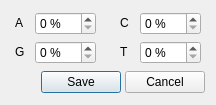
<?xml version="1.0" encoding="UTF-8"?>
<ui version="4.0">
 <class>BaseContentDialog</class>
 <widget class="QDialog" name="BaseContentDialog">
  <property name="geometry">
   <rect>
    <x>0</x>
    <y>0</y>
    <width>216</width>
    <height>105</height>
   </rect>
  </property>
  <property name="sizePolicy">
   <sizepolicy hsizetype="Fixed" vsizetype="Fixed">
    <horstretch>0</horstretch>
    <verstretch>0</verstretch>
   </sizepolicy>
  </property>
  <property name="minimumSize">
   <size>
    <width>216</width>
    <height>105</height>
   </size>
  </property>
  <property name="maximumSize">
   <size>
    <width>216</width>
    <height>105</height>
   </size>
  </property>
  <property name="windowTitle">
   <string>Set Base Content</string>
  </property>
  <layout class="QVBoxLayout" name="verticalLayout">
   <item>
    <layout class="QGridLayout" name="gridLayout">
     <property name="horizontalSpacing">
      <number>20</number>
     </property>
     <item row="0" column="0">
      <layout class="QHBoxLayout" name="horizontalLayout_5">
       <item>
        <widget class="QLabel" name="percentALabel">
         <property name="sizePolicy">
          <sizepolicy hsizetype="Fixed" vsizetype="Fixed">
           <horstretch>0</horstretch>
           <verstretch>0</verstretch>
          </sizepolicy>
         </property>
         <property name="minimumSize">
          <size>
           <width>20</width>
           <height>0</height>
          </size>
         </property>
         <property name="text">
          <string>A</string>
         </property>
        </widget>
       </item>
       <item>
        <widget class="QSpinBox" name="percentASpin">
         <property name="sizePolicy">
          <sizepolicy hsizetype="Fixed" vsizetype="Fixed">
           <horstretch>0</horstretch>
           <verstretch>0</verstretch>
          </sizepolicy>
         </property>
         <property name="minimumSize">
          <size>
           <width>60</width>
           <height>0</height>
          </size>
         </property>
         <property name="suffix">
          <string> %</string>
         </property>
         <property name="maximum">
          <number>100</number>
         </property>
        </widget>
       </item>
      </layout>
     </item>
     <item row="0" column="1">
      <layout class="QHBoxLayout" name="horizontalLayout_2">
       <item>
        <widget class="QLabel" name="percentCLabel">
         <property name="sizePolicy">
          <sizepolicy hsizetype="Fixed" vsizetype="Fixed">
           <horstretch>0</horstretch>
           <verstretch>0</verstretch>
          </sizepolicy>
         </property>
         <property name="minimumSize">
          <size>
           <width>20</width>
           <height>0</height>
          </size>
         </property>
         <property name="text">
          <string>C</string>
         </property>
        </widget>
       </item>
       <item>
        <widget class="QSpinBox" name="percentCSpin">
         <property name="sizePolicy">
          <sizepolicy hsizetype="Fixed" vsizetype="Fixed">
           <horstretch>0</horstretch>
           <verstretch>0</verstretch>
          </sizepolicy>
         </property>
         <property name="minimumSize">
          <size>
           <width>60</width>
           <height>0</height>
          </size>
         </property>
         <property name="suffix">
          <string> %</string>
         </property>
         <property name="maximum">
          <number>100</number>
         </property>
        </widget>
       </item>
      </layout>
     </item>
     <item row="1" column="0">
      <layout class="QHBoxLayout" name="horizontalLayout_4">
       <item>
        <widget class="QLabel" name="percentGLabel">
         <property name="sizePolicy">
          <sizepolicy hsizetype="Fixed" vsizetype="Fixed">
           <horstretch>0</horstretch>
           <verstretch>0</verstretch>
          </sizepolicy>
         </property>
         <property name="minimumSize">
          <size>
           <width>20</width>
           <height>0</height>
          </size>
         </property>
         <property name="text">
          <string>G</string>
         </property>
        </widget>
       </item>
       <item>
        <widget class="QSpinBox" name="percentGSpin">
         <property name="sizePolicy">
          <sizepolicy hsizetype="Fixed" vsizetype="Fixed">
           <horstretch>0</horstretch>
           <verstretch>0</verstretch>
          </sizepolicy>
         </property>
         <property name="minimumSize">
          <size>
           <width>60</width>
           <height>0</height>
          </size>
         </property>
         <property name="suffix">
          <string> %</string>
         </property>
         <property name="maximum">
          <number>100</number>
         </property>
        </widget>
       </item>
      </layout>
     </item>
     <item row="1" column="1">
      <layout class="QHBoxLayout" name="horizontalLayout_3">
       <item>
        <widget class="QLabel" name="percentTLabel">
         <property name="sizePolicy">
          <sizepolicy hsizetype="Fixed" vsizetype="Fixed">
           <horstretch>0</horstretch>
           <verstretch>0</verstretch>
          </sizepolicy>
         </property>
         <property name="minimumSize">
          <size>
           <width>20</width>
           <height>0</height>
          </size>
         </property>
         <property name="text">
          <string>T</string>
         </property>
        </widget>
       </item>
       <item>
        <widget class="QSpinBox" name="percentTSpin">
         <property name="sizePolicy">
          <sizepolicy hsizetype="Fixed" vsizetype="Fixed">
           <horstretch>0</horstretch>
           <verstretch>0</verstretch>
          </sizepolicy>
         </property>
         <property name="minimumSize">
          <size>
           <width>60</width>
           <height>0</height>
          </size>
         </property>
         <property name="suffix">
          <string> %</string>
         </property>
         <property name="maximum">
          <number>100</number>
         </property>
        </widget>
       </item>
      </layout>
     </item>
    </layout>
   </item>
   <item>
    <layout class="QHBoxLayout" name="horizontalLayout">
     <property name="spacing">
      <number>4</number>
     </property>
     <item>
      <spacer name="horizontalSpacer">
       <property name="orientation">
        <enum>Qt::Horizontal</enum>
       </property>
       <property name="sizeHint" stdset="0">
        <size>
         <width>40</width>
         <height>20</height>
        </size>
       </property>
      </spacer>
     </item>
     <item>
      <widget class="QPushButton" name="saveButton">
       <property name="text">
        <string>Save</string>
       </property>
      </widget>
     </item>
     <item>
      <widget class="QPushButton" name="canelButton">
       <property name="text">
        <string>Cancel</string>
       </property>
      </widget>
     </item>
    </layout>
   </item>
  </layout>
 </widget>
 <resources/>
 <connections>
  <connection>
   <sender>canelButton</sender>
   <signal>clicked()</signal>
   <receiver>BaseContentDialog</receiver>
   <slot>reject()</slot>
   <hints>
    <hint type="sourcelabel">
     <x>177</x>
     <y>261</y>
    </hint>
    <hint type="destinationlabel">
     <x>162</x>
     <y>156</y>
    </hint>
   </hints>
  </connection>
 </connections>
</ui>
